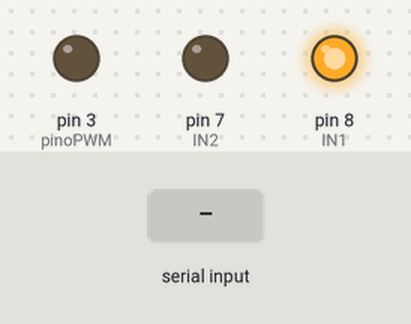
A sketch run on a simulated Arduino Leonardo, built with avr-gcc and run on an emulated ATmega32U4. On the bench: output pins drawn as LEDs (lit = HIGH). The test bench sets the inputs (shaded band). USB keyboard and mouse output is not drawn; what the sketch prints to the serial monitor is not drawn.

Above: at 1.2 s.
1.3 s: "S" received over Serial
At 2.6 s:
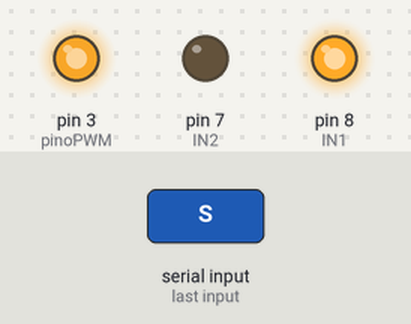
2.9 s: "V" received over Serial
At 4.2 s:
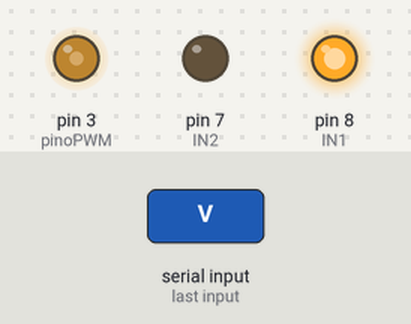
4.5 s: "P" received over Serial
At 5.0 s:
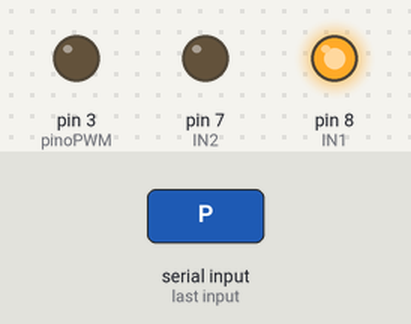
6.1 s: "U" received over Serial
At 6.8 s:
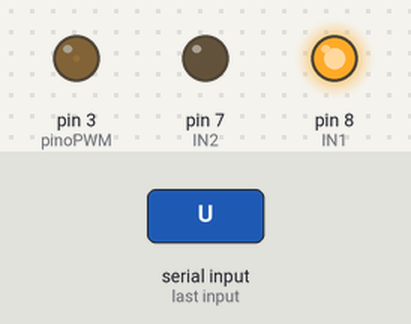
Timing chart, 0 to 8.7 s (numbered marks = the images above; inputs shaded):
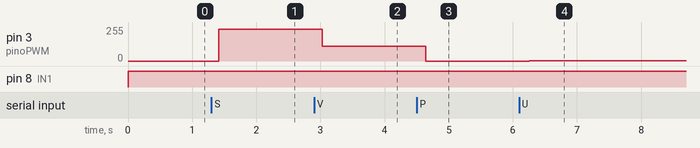

Measured:
- after the input at 1.3 s, pin 3 (pinoPWM): 0/255 → 240/255 after 0.11 s
- after the input at 2.9 s, pin 3 (pinoPWM): 240/255 → 110/255 after 0.13 s
- after the input at 4.5 s, pin 3 (pinoPWM): 110/255 → 0/255 after 0.15 s
- after the input at 6.1 s, pin 3 (pinoPWM): 0/255 → 2/255 after 0.16 s

The sketch:

dipcoating.ino
```cpp
int IN1 = 8 ;
int IN2 = 7 ;
int velocidade = 0;
int pinoPWM = 3;
char tecla;

#include "Keyboard.h"

void setup() {
  pinMode(pinoPWM, OUTPUT);
  pinMode(IN1, OUTPUT);
  pinMode(IN2, OUTPUT);
  Serial.begin(9600);
  Keyboard.begin();

}

void loop() {


  digitalWrite(IN1, 1);
  digitalWrite(IN2, 0);
  tecla = Serial.read();

   if(tecla=='S'|| tecla=='s'){
    velocidade = 240;
    delay(100);
  }

    if(tecla=='V' || tecla=='v' ){
    velocidade = 110;
    delay(100);
  }

      if(tecla=='P' || tecla=='p'){
    velocidade = 0;
    delay(100);
  }

  if(tecla=='U'){
    velocidade = velocidade + 2;
    delay(100);
  }

  if(tecla=='D'){
    if(velocidade>=0){
    velocidade = velocidade - 20;
    }
    else{
      velocidade = 0;
    }
    delay(100);
  }

  Serial.print("Velocidade:");
  Serial.print(velocidade);
  Serial.print("/");
  Serial.println(255);

  Serial.print("TECLA:");
  Serial.println(tecla);

  analogWrite(pinoPWM, velocidade);
  delay(100);

}
```
